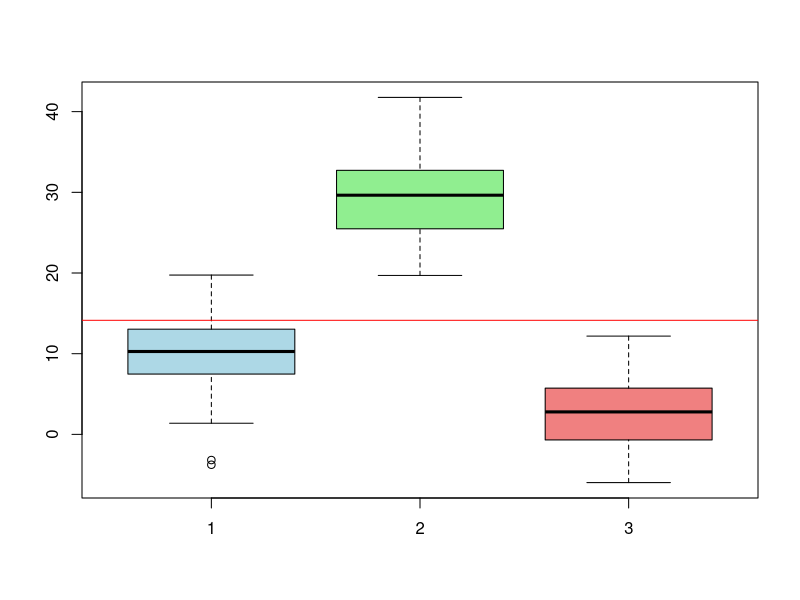

The R source for this figure:
## Генерация нормальных распределений
n <- 40
norm_sample1 <- rnorm(n,mean = 10,sd = 5)
norm_sample2 <- rnorm(n,mean = 30,sd = 5)
norm_sample3 <- rnorm(n,mean = 3,sd = 5)

# Общее среднее и частные средние
cat("\n\t### Общее среднее и частные средние ###\n")
cat("Частные средние:\n")

norm_sample1_mean <- mean(norm_sample1)
norm_sample2_mean <- mean(norm_sample2)
norm_sample3_mean <- mean(norm_sample3)

cat ("Выборка №1: ",norm_sample1_mean, "\n")
cat ("Выборка №2: ",norm_sample2_mean, "\n")
cat ("Выборка №3: ",norm_sample3_mean, "\n")



norm_sample <- c(norm_sample1, norm_sample2 , norm_sample3)

norm_sample_mean <- mean(norm_sample)

cat("Общее среднее: ", norm_sample_mean, "\n")


## Графики для средних

# Создание ящика для каждой выборки
boxplot(norm_sample1, norm_sample2, norm_sample3, col = c("lightblue", "lightgreen", "lightcoral"))

# Добавление горизонтальной линии для общего среднего
abline(h = norm_sample_mean, col = "red")


## Дисперсии

sigma_squared <- 1/n * sum((norm_sample - norm_sample_mean)^2)

sigma1_squared <- 1/n * sum((norm_sample1 - norm_sample1_mean)^2)
sigma2_squared <- 1/n * sum((norm_sample2 - norm_sample1_mean)^2)
sigma3_squared <- 1/n * sum((norm_sample3 - norm_sample1_mean)^2)

# Средняя внутригрупповая дисперсия. | Как правильно это написать на английском? 
sigma_insidegroup_squared <- 1/n * sum(c(sigma1_squared * n, sigma2_squared * n, sigma3_squared * n))

#Межгрупповая дисперсия
sigma_betwines_squared <- 1/n * sum((c(norm_sample1_mean, norm_sample2_mean, norm_sample3_mean)- norm_sample)^2 * n)

cat("\n\t### Дисперсии ###\n")
cat("Общая дисперсия: ", sigma_squared, "\n")
cat("Средняя внутригрупповая дисперсия: ", sigma_insidegroup_squared, "\n")
cat("Межгрупповая дисперсия: ", sigma_betwines_squared, "\n")
